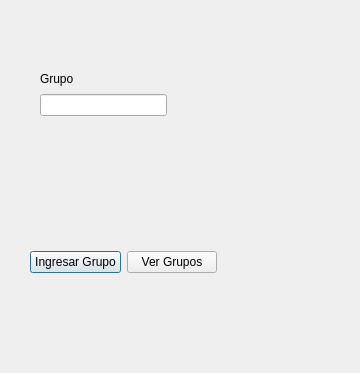
<?xml version="1.0" encoding="UTF-8"?>
<ui version="4.0">
 <class>Dialog</class>
 <widget class="QDialog" name="Dialog">
  <property name="geometry">
   <rect>
    <x>0</x>
    <y>0</y>
    <width>360</width>
    <height>373</height>
   </rect>
  </property>
  <property name="maximumSize">
   <size>
    <width>360</width>
    <height>373</height>
   </size>
  </property>
  <property name="windowTitle">
   <string>Registrar Grupos</string>
  </property>
  <widget class="QWidget" name="layoutWidget">
   <property name="geometry">
    <rect>
     <x>40</x>
     <y>70</y>
     <width>127</width>
     <height>46</height>
    </rect>
   </property>
   <layout class="QVBoxLayout" name="verticalLayout">
    <item>
     <widget class="QLabel" name="label">
      <property name="text">
       <string>Grupo</string>
      </property>
     </widget>
    </item>
    <item>
     <widget class="QLineEdit" name="Grupo"/>
    </item>
   </layout>
  </widget>
  <widget class="QWidget" name="layoutWidget">
   <property name="geometry">
    <rect>
     <x>30</x>
     <y>250</y>
     <width>187</width>
     <height>25</height>
    </rect>
   </property>
   <layout class="QHBoxLayout" name="horizontalLayout">
    <item>
     <widget class="QPushButton" name="Insertar">
      <property name="text">
       <string>Ingresar Grupo</string>
      </property>
     </widget>
    </item>
    <item>
     <widget class="QPushButton" name="Ver">
      <property name="text">
       <string>Ver Grupos</string>
      </property>
     </widget>
    </item>
   </layout>
  </widget>
 </widget>
 <resources/>
 <connections/>
</ui>
